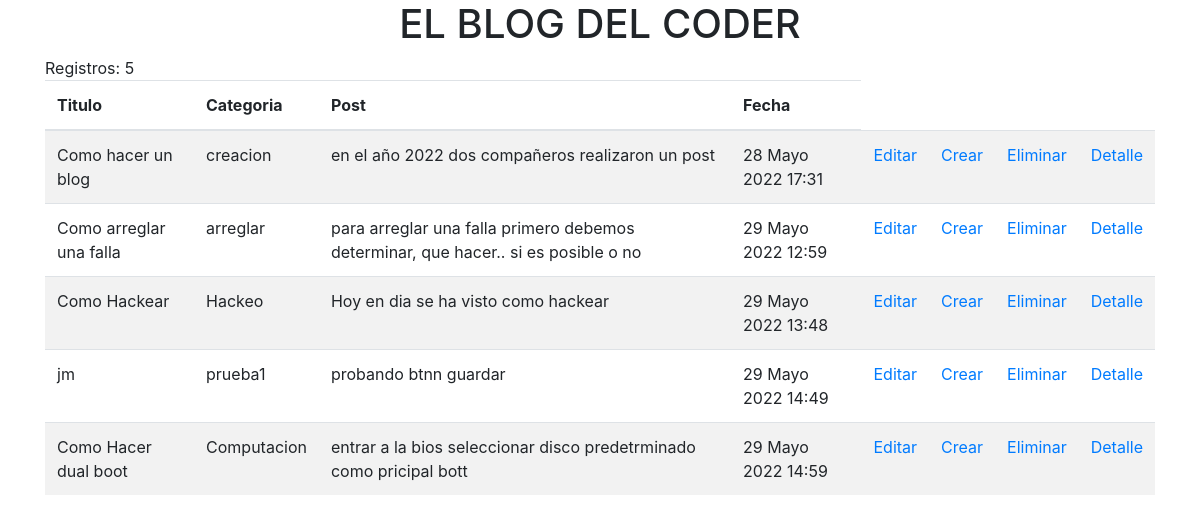
Before: / with the older database file.
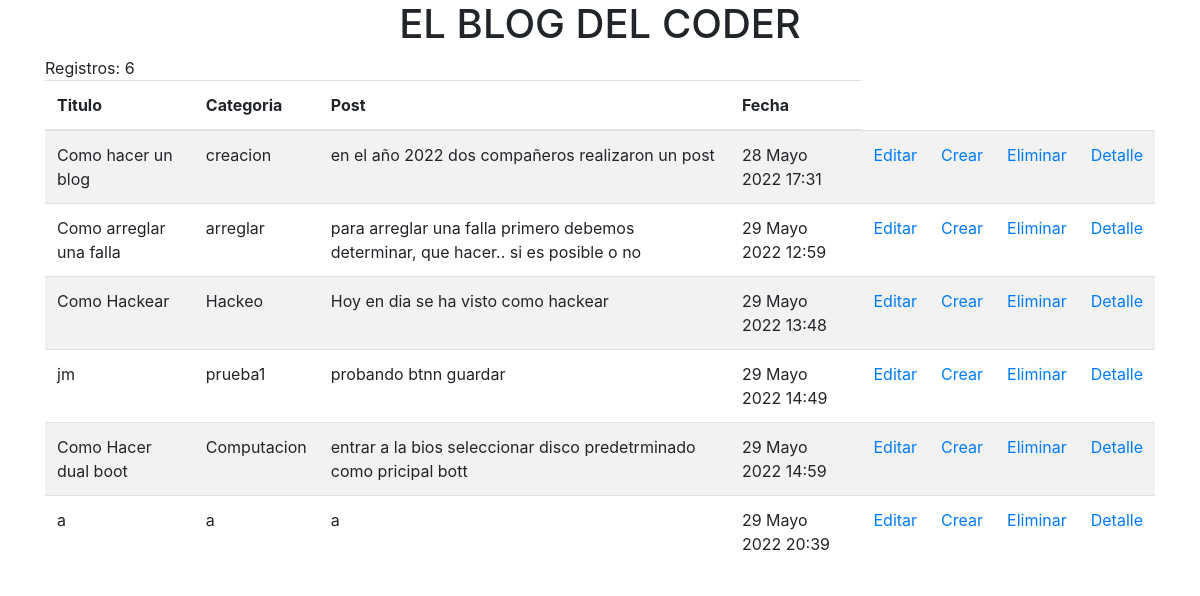
After: the same page with the newer database file.
### blog_web/models.py (models this page shows, shortened)
class Posteo(models.Model):
    autor = models.TextField(max_length=100)
    titulo = models.TextField(max_length=100)
    categoria = models.TextField(max_length=100)
    post = models.TextField(max_length=1000)
    fecha_posteo = models.DateTimeField(auto_now_add=True)

### blog_web/views.py (the view)
# urls.py: path('', inicio, name='index'),
def inicio(request):
    no_blog = Posteo.objects.count()
    blogweb = Posteo.objects.all()
    return render(request, 'blog_web/inicio.html', {'no_blog': no_blog, 'blogweb': blogweb})

### blog_web/templates/blog_web/inicio.html (shortened to what this page needs)
<!DOCTYPE html>
<html>
<head>
    <link rel="stylesheet" href="https://cdn.jsdelivr.net/npm/bootstrap@4.3.1/dist/css/bootstrap.min.css"
>
</head>
<body>
<div class="container text-center">
    {% block title %}
    <h1>EL BLOG DEL CODER</h1>
    {% endblock %}
</div>
{% block content %}
<div class="container">
    <div> Registros: {{no_blog}}</div>
    <div>
        <table class="table table-striped">
            <thead>
            <tr>
                <th>Titulo</th>
                <th>Categoria</th>
                <th>Post</th>
                <th>Fecha</th>
            </tr>
            </thead>
            <tbody>
            {% for blog_web in blogweb %}
            <tr>
                <td>{{blog_web.titulo}}</td>
                <td>{{blog_web.categoria}}</td>
                <td>{{blog_web.post}}</td>
                <td>{{blog_web.fecha_posteo}}</td>
                <td><a href="blog/editar/{{blog_web.id}}">Editar</a></td>
                <td><a href="#">Crear</a></td>
                <td><a href="blog/borrar/{{blog_web.id}}">Eliminar</a></td>
                <td><a href="blog/detalle/{{blog_web.id}}">Detalle</a></td>
            </tr>
            {% endfor %}
            </tbody>
    </div>
</div>
{% endblock %}
</body>
</html>

Changed rows visible on the page:
added Posteo: titulo "a", categoria "a", post "a", fecha_posteo "29 Mayo 2022 20:39"
Other visible differences:
{{ no_blog }}: "5" → "6"
